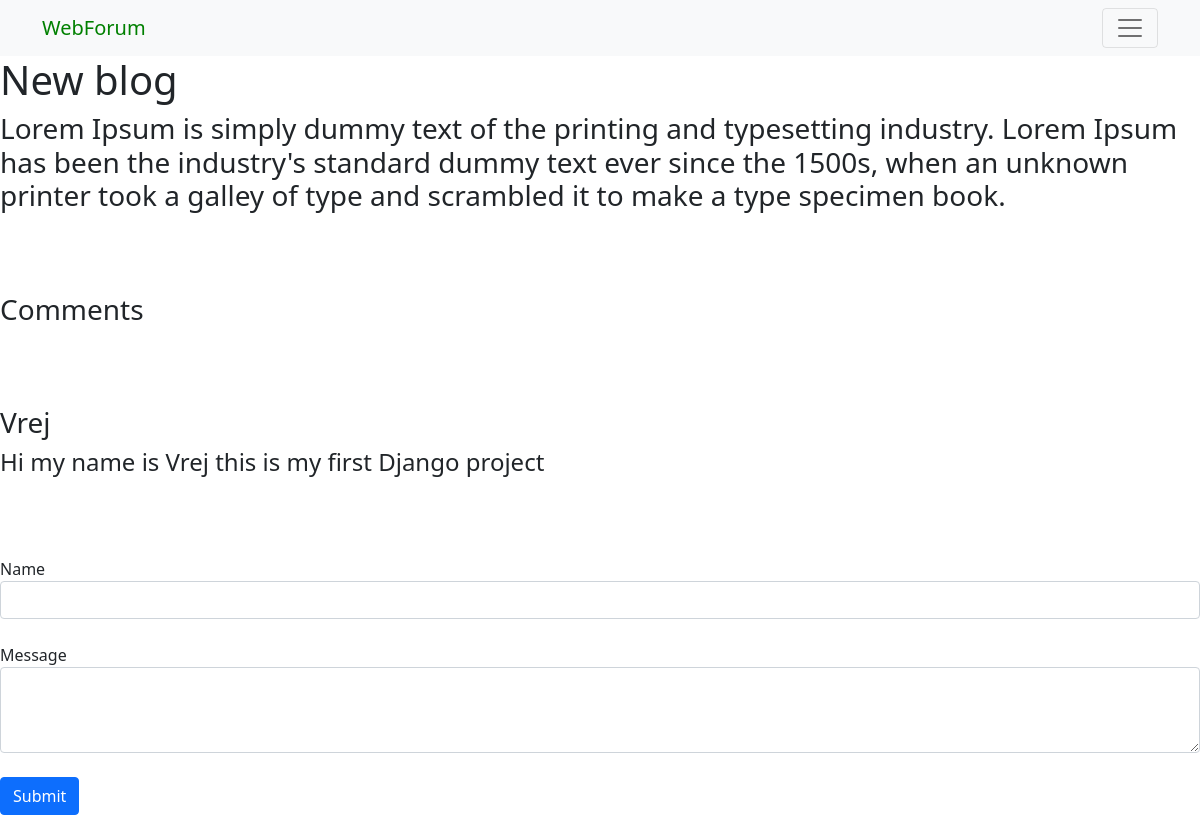
Screenshot of /blog-detail/1/ with the database file from the repository.
### blog/models.py (models this page shows, shortened)
class Blog(models.Model):
    title = models.CharField(max_length = 200)
    description = models.TextField()

class Comment(models.Model):
    blog = models.ForeignKey(Blog, related_name="blog_comment", on_delete=models.CASCADE)
    name = models.CharField(max_length=200)
    message = models.TextField()

### blog/views.py (the view, shortened to what this page needs)
# urls.py: path('blog-detail/<int:pk>/', blog_detail, name="blog-detail"),
def blog_detail(request, pk):
	context = {}
	blog = Blog.objects.get(id=pk)
	context['blog'] = blog
	comments = Comment.objects.filter(blog = context['blog'])
	context['comments'] = comments
	return render(request, "blog_detail.html", context)

### blog/templates/blog_detail.html (shortened to what this page needs)
{%extends "base.html"%}
{%block content%}
    <h1>{{blog.title}}</h1>
    <h3>{{blog.description}}</h3>
    <br><br><br>
    <h3>Comments</h3>
    <br><br><br>
    {% for comment in comments %}
        <h3>{{comment.name}}</h3>
        <h4>{{comment.message}}</h4>
    {% endfor %}
    <br><br><br>
    <form action="" method="post">
        <label for="">Name</label>
        <input type="text" class="form-control">
        <br>
        <label for="">Message</label>
        <textarea class="form-control" id="exampleFormControlTextarea1" rows="3"></textarea>
        <br>
        <button type="submit" class="btn btn-primary">Submit</button>
    </form>
{%endblock%}

### blog/templates/base.html (shortened to what this page needs)
<!doctype html>
<html lang="en">
  <head>
    <link href="https://cdn.jsdelivr.net/npm/bootstrap@5.1.3/dist/css/bootstrap.min.css" rel="stylesheet">
  </head>
  <body>
    <nav class="navbar  navbar-expand-xxl; navbar-light bg-light">
      <div class="container-xl">
        <a href="/" class="navbar-brand" style="color:green;">WebForum</a>
        <button class="navbar-toggler" type="button" data-bs-toggle="collapse" data-bs-target="#navbarContent" aria-controls="navbarContent" aria-expanded="false">
          <span class="navbar-toggler-icon">
          </span>
        </button>
      </div>
    </nav>
    <main>
      {% block content %}
      {% endblock %}
    </main>
  </body>
</html>

### rows the page displays
Blog: title "New blog", description "Lorem Ipsum is simply dummy text of the printing and typesetting industry. Lorem Ipsum has been the industry's standard dummy text ever since the 1500s, when an unknown printer took a galley of type and scrambled it to make a type specimen book."
Comment: name "Vrej", message "Hi my name is Vrej this is my first Django project"
